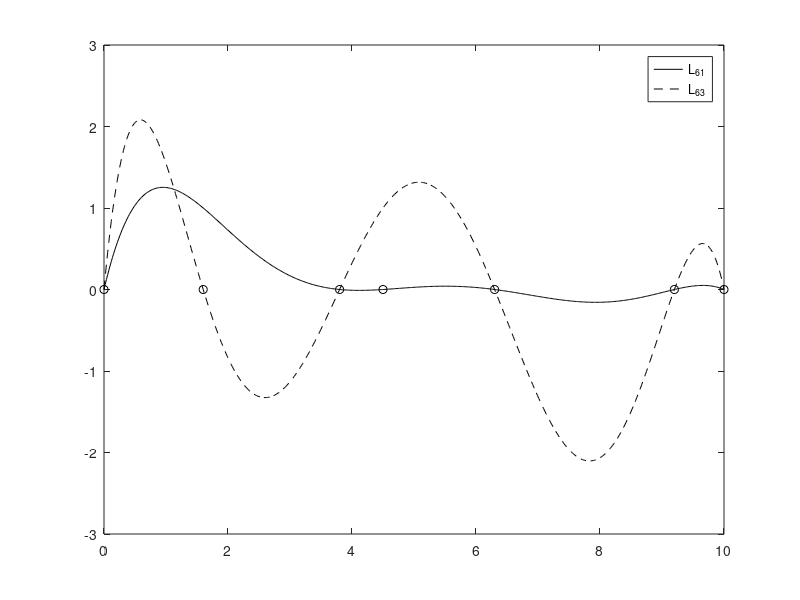

The MATLAB script that drew this image:
% Bradie: section 5.1, example 2
% Update: 1 May 2017
clear

x = [0 1.6 3.8 4.5 6.3 9.2 10];
n = length(x) - 1;

t = linspace(0, 10, 2^9+1);

j=1; 
L61 = ones(size(t));
for k=0:n
    if k==j
        L61=L61;
    else
        L61 = L61.*(t - x(k+1))./(x(j+1) - x(k+1));
    end
end

j = 3;
L63 = ones(size(t));

for k=0:n
    if k==j
        L63=L63;
    else
        L63 = L63.*(t - x(k+1))./(x(j+1) - x(k+1));
    end
end


plot(t, L61, 'k', t, L63, '--k', x, zeros(size(x)),'ok')
legend('L_{61}', 'L_{63}')
